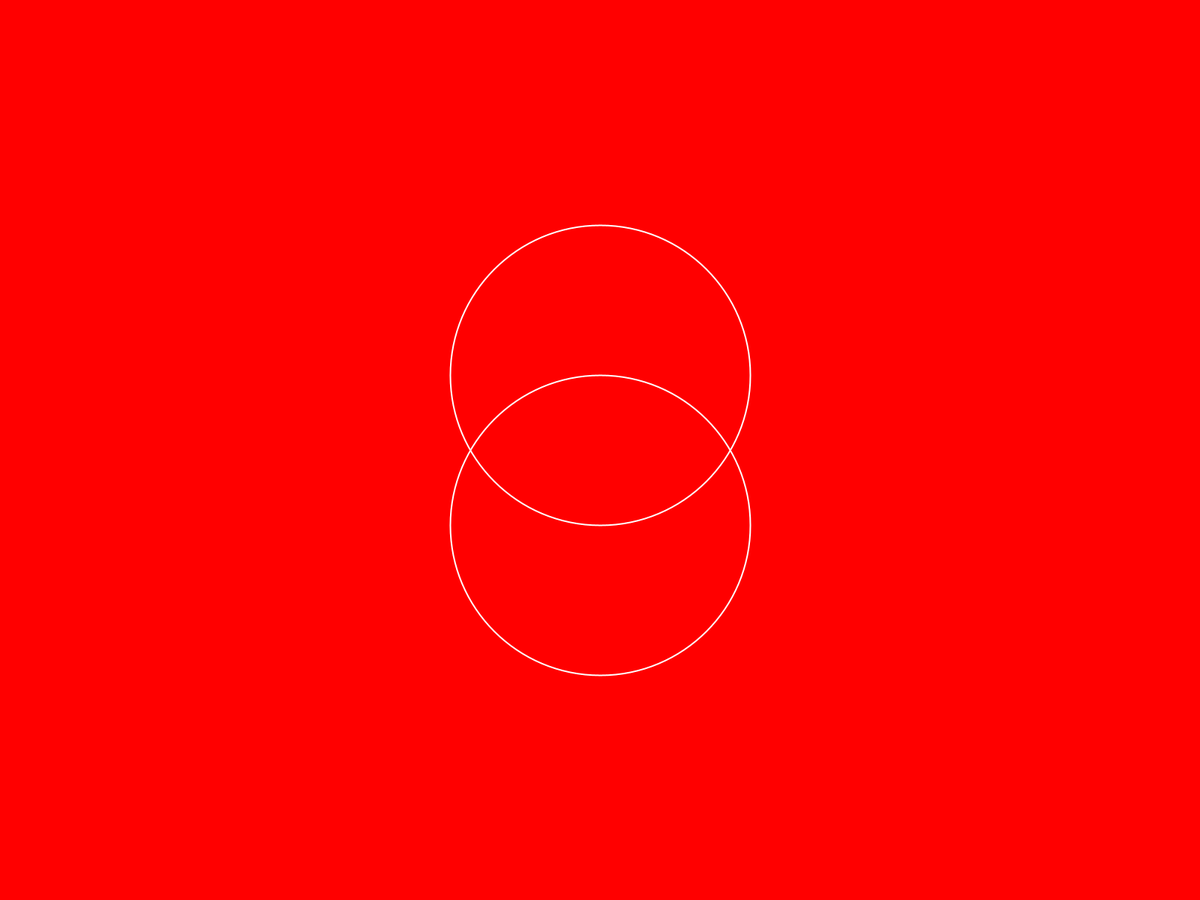
Frame 1 (no input)
Frame 60 (the mouse pressed at the canvas centre just before this capture): identical to frame 1, image omitted
Frame 120 (the mouse held since frame 60 and released just before this capture): identical to frame 1, image omitted

The Processing sketch that drew this single still picture (run headless with seeded random() and noise(); from frame 60 on, the mouse is pressed at the canvas centre):

// Processing sketch: A_cerchi
// ── A_cerchi.pde
// W3_ Esercitazione: mimesi
//
// A_CERCHI by @fupete: 
// 'disegnare' due cerchi a centro schermo, 
// uno passa nel centro dell’altro, il fondo è rosso

// 2018 © Daniele @Fupete and the course DSII2018 @UniRSM  
// github.com/fupete — github.com/dsii-2018-unirsm
// Educational purposes, MIT License, 2018, San Marino

// parametrizzare il diametro del cerchio
// rende facile...
int d = 200;

void setup() {

  // dimensione artboard
  //size(640,480); // < commentare con "//" per provare righe/pezzi alternative/i, [cmd-]|[ctrl-]
  fullScreen();

  //pixelDensity(displayDensity()); // :-)

  // < diametro cerchio proporzionale all'artboard
  d = height/3; 

  // stile linee/riempimenti
  stroke(#ffffff);
  strokeWeight(2);
  noFill();
}

void draw() { // < 60fps di default

  // cancella inizio frame, fondo rosso
  background(#ff0000);
  //background(255,0,0);

  // due cerchi, uno passa per il centro dell'altro 
  // sono a centro schermo...
  ellipse(width/2, height/2 - d/4, d, d);
  ellipse(width/2, height/2 + d/4, d, d);
}
